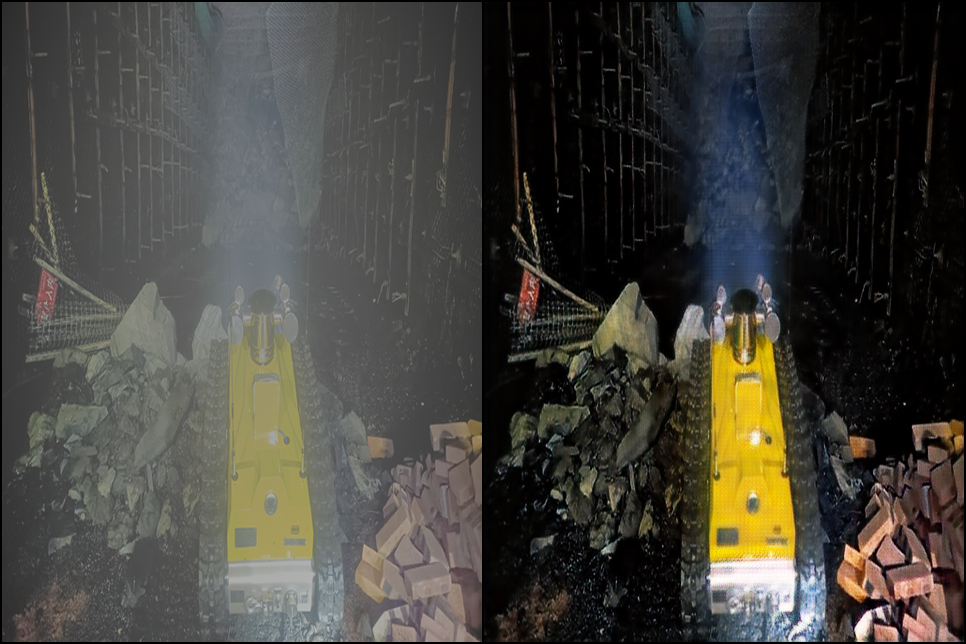
#> input picture result-cbam/ori_1.png, 966 x 644 px, given in place of ori_1.jpg, which was not available
$ python test1.py
#> lines starting #> are read from the running program, lines starting #| are printed output that depends on the picture; pictures that were not available may be replaced by others from this repository, and a replacement may not be noted
import cv2
import numpy as np
from PIL import Image
import numpy
import math


def psnr(img1, img2):
    mse = numpy.mean((img1 - img2) ** 2)
    if mse == 0:
        return 100
    PIXEL_MAX = 255.0
    return 20 * math.log10(PIXEL_MAX / math.sqrt(mse))
def ssim(img1, img2):
    C1 = (0.01 * 255) ** 2
    C2 = (0.03 * 255) ** 2
    img1 = img1.astype(np.float64)
    img2 = img2.astype(np.float64)
    kernel = cv2.getGaussianKernel(11, 1.5)
    window = np.outer(kernel, kernel.transpose())
    mu1 = cv2.filter2D(img1, -1, window)[5:-5, 5:-5]  # valid
    mu2 = cv2.filter2D(img2, -1, window)[5:-5, 5:-5]
    mu1_sq = mu1 ** 2
    mu2_sq = mu2 ** 2
    mu1_mu2 = mu1 * mu2
    sigma1_sq = cv2.filter2D(img1 ** 2, -1, window)[5:-5, 5:-5] - mu1_sq
    sigma2_sq = cv2.filter2D(img2 ** 2, -1, window)[5:-5, 5:-5] - mu2_sq
    sigma12 = cv2.filter2D(img1 * img2, -1, window)[5:-5, 5:-5] - mu1_mu2
    ssim_map = ((2 * mu1_mu2 + C1) * (2 * sigma12 + C2)) / ((mu1_sq + mu2_sq + C1) *
                                                            (sigma1_sq + sigma2_sq + C2))
    return ssim_map.mean()


def calculate_ssim(img1, img2):
    '''calculate SSIM
    the same outputs as MATLAB's
    img1, img2: [0, 255]
    '''
    if not img1.shape == img2.shape:
        raise ValueError('Input images must have the same dimensions.')
    if img1.ndim == 2:
        return ssim(img1, img2)
    elif img1.ndim == 3:
        if img1.shape[2] == 3:
            ssims = []
            for i in range(3):
                ssims.append(ssim(img1, img2))
            return np.array(ssims).mean()
        elif img1.shape[2] == 1:
            return ssim(np.squeeze(img1), np.squeeze(img2))
    else:
        raise ValueError('Wrong input image dimensions.')


img1= Image.open('/root/autodl-tmp/DustGAN/datasets/original/ori_1.jpg')
#> img1 is the input picture: PIL image 966x644 RGB; mean R, G, B 68.9, 67, 60.7
img2 = Image.open('/root/autodl-tmp/DustGAN/test_img/ori_1_0.jpg')
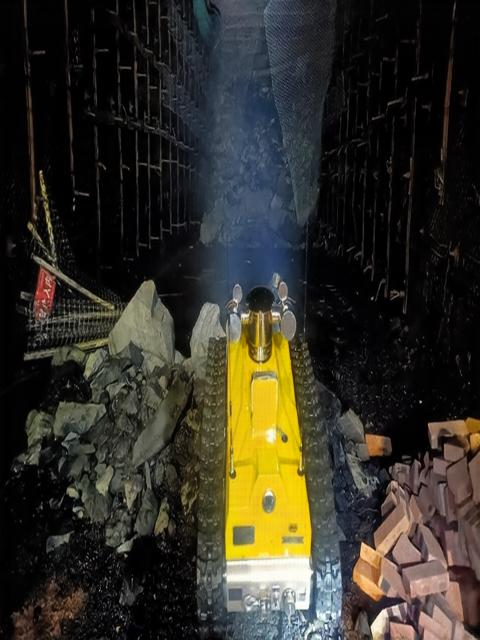
#> input picture test_img/ori_1_0.jpg, 480 x 640 px, found by its file name
#> img2 is the input picture: PIL image 480x640 RGB; mean R, G, B 51.3, 48.8, 38.9
img1 = img1.resize((480,640))
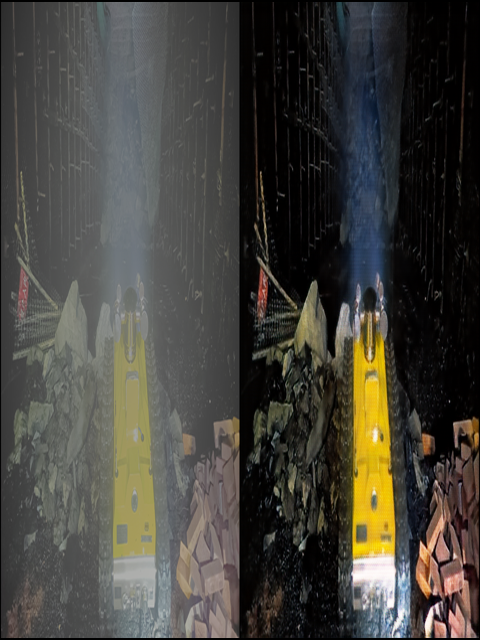
#> img1: PIL image 480x640 RGB; mean R, G, B 69, 67, 60.7
img2 = img2.resize((480,640))
i1_array = numpy.array(img1)
i2_array = numpy.array(img2)
r12 = psnr(i1_array, i2_array)
#> in psnr, `mse = numpy.mean((img1 - img2) ** 2)`: mse = 99.71
#> r12 = 28.14
img1 = np.array(img1)
img2 = np.array(img2)
s12 = calculate_ssim(img1, img2)
#> the loop in calculate_ssim, `for i in range(3):` made 3 passes
#> pass 1, in ssim, `mu1 = cv2.filter2D(img1, -1, window)[5:-5, 5:-5]`:
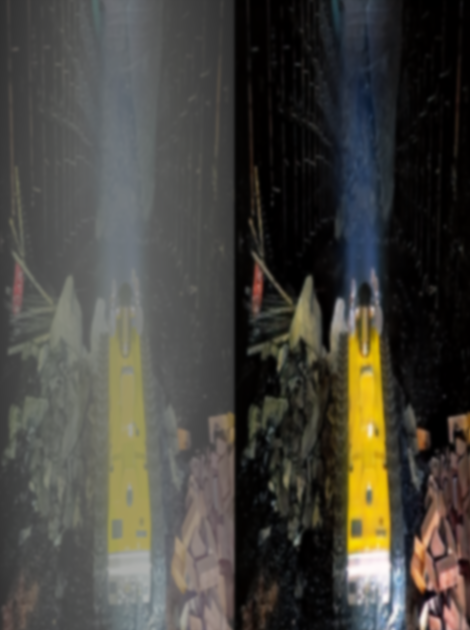
#> mu1: shape (630, 470, 3) float64; mean of channels 0, 1, 2 70.2, 68.3, 61.8; drawn with min black and max white
#> pass 1, in ssim, `mu2 = cv2.filter2D(img2, -1, window)[5:-5, 5:-5]`:
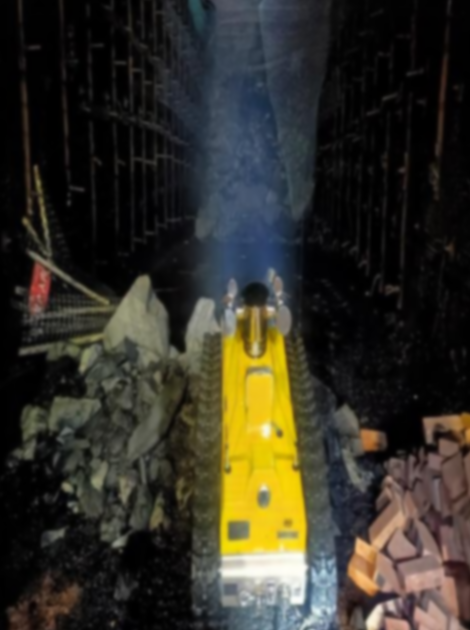
#> mu2: shape (630, 470, 3) float64; mean R, G, B 52.1, 49.6, 39.3; drawn with min black and max white
#> after the loop in calculate_ssim, `for i in range(3):`: ssims = [0.147, 0.147, 0.147]
#> s12 = 0.147

#> (the run stopped early here; a loop or call above may not have finished)
